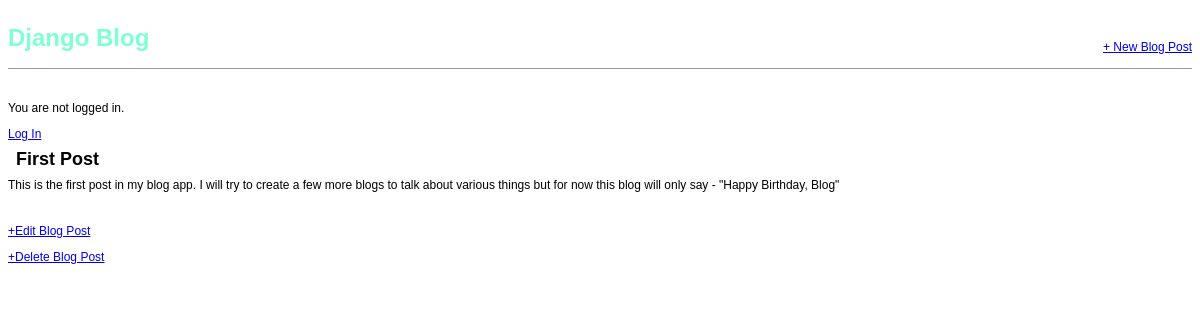
/post/1/, run on an earlier commit of the app's database.
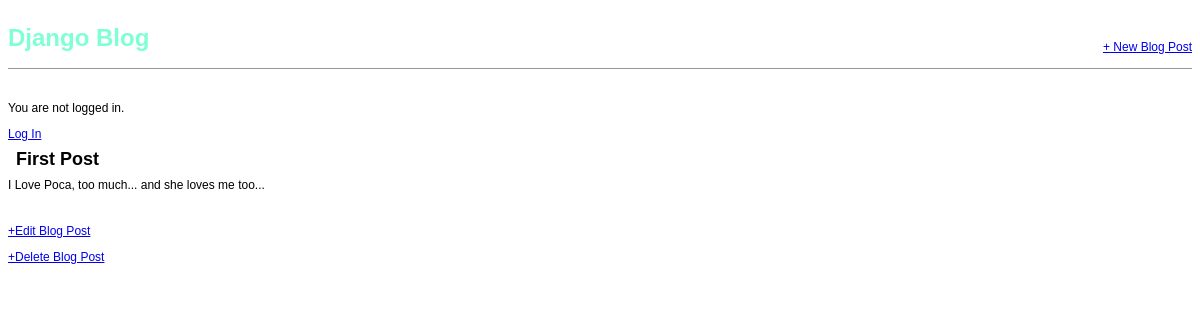
And on a later commit of the database.
### blog_app/models.py (models this page shows, shortened)
class Post(models.Model):
    title = models.CharField(max_length = 200)
    author = models.ForeignKey(
        'auth.User', on_delete = models.CASCADE,
    )
    body = models.TextField()

### blog_app/views.py (the view)
# urls.py: path('post/<int:pk>/', BlogDetailView.as_view(), name = 'post_detail'),
class BlogDetailView(DetailView):
    model = Post
    template_name = 'post_detail.html'

### templates/post_detail.html
{% extends 'base.html' %}
{% block content %}
    <div class="post-entry">
        <h2>{{ post.title }}</h2>
        <p> {{ post.body }}</p>
    </div>
    <p><a href = "{% url 'post_edit' post.pk %}">+Edit Blog Post</a></p>
    <p><a href = "{% url 'post_delete' post.pk %}">+Delete Blog Post</a></p>
{% endblock content %}

What changed in the data, as far as the page shows it:
changed Post "First Post": body "This is the first post in my blog app. I will try to create a few more blogs to talk about various things but for now this blog will only say - \"Happy Birthday, Blog\"" → "I Love Poca, too much... and she loves me too..."
